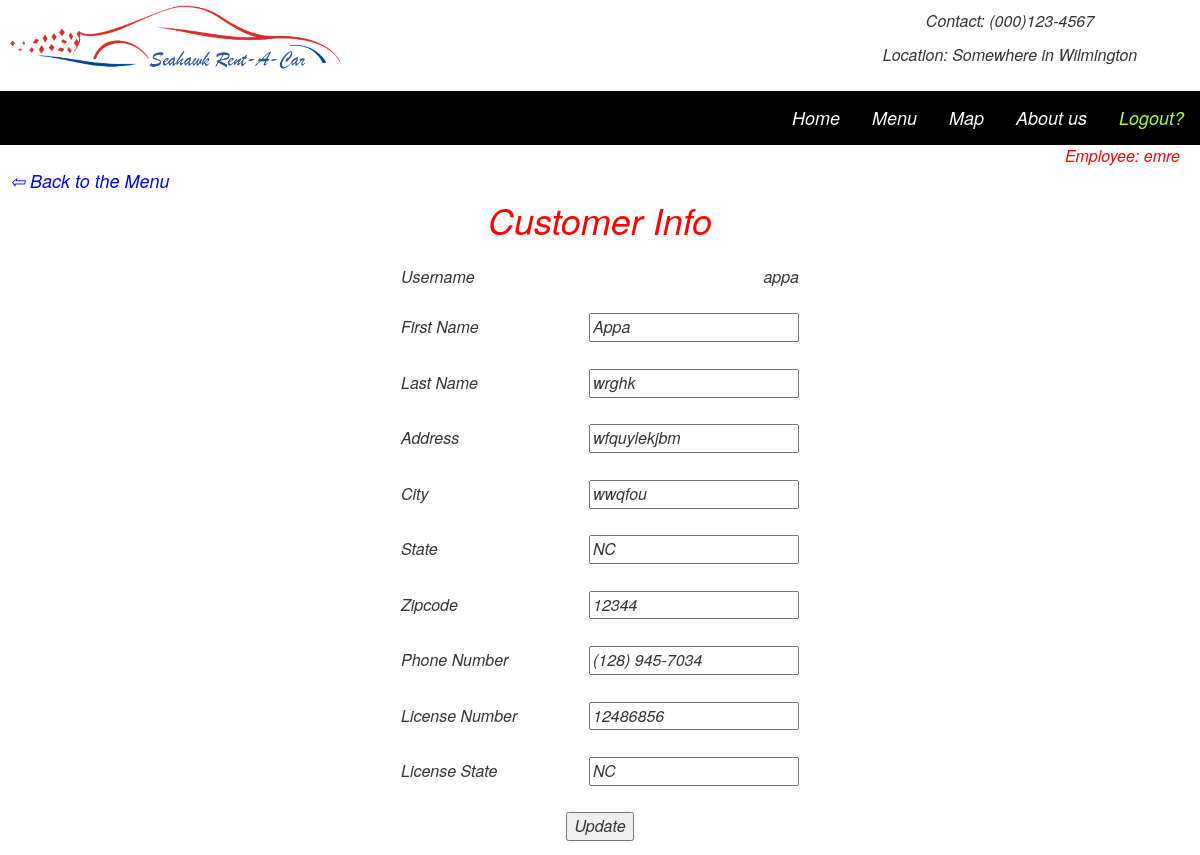
The page /PHP/customer.php?id=appa (signed in) on the database its author committed.
### tables this page shows
CREATE TABLE IF NOT EXISTS `customers` (
  `c_username` varchar(20) NOT NULL,
  `first` varchar(20) DEFAULT NULL,
  `last` varchar(20) DEFAULT NULL,
  `address` varchar(100) DEFAULT NULL,
  `city` varchar(20) DEFAULT NULL,
  `state` varchar(5) DEFAULT NULL,
  `zipcode` varchar(9) DEFAULT NULL,
  `phone` varchar(14) DEFAULT NULL,
  `license` varchar(20) DEFAULT NULL,
  `license_state` varchar(5) DEFAULT NULL,
  PRIMARY KEY (`c_username`),
  UNIQUE KEY `c_username` (`c_username`),
  UNIQUE KEY `license` (`license`)
);

### PHP/customer.php (the view, shortened to what this page needs)
<?php
	include('employeeAccessControl.php');
?>
<link rel="stylesheet" type="text/css" href="css/carlisting.css">
<?php
	$c_username = $_GET['id'];
?>
<div style="text-align:right; margin-right:20px; color: red">Employee: <?php echo $username?></div>
<div style="text-align:left; margin-left:10px"><a href="employeeMenu.php" style="color:blue; font-size:18px;margin-right:5px"> &#8678 Back to the Menu</a></div>
<p style="color:red;font-size:36px">Customer Info</p>
<form enctype="multipart/form-data" action="" method="post">
<table width="400" height="600" border="1" bordercolor="white" align="center">
	  <tbody>
		<tr>
		  <td align="left">Username</td>
		  <td align="right"><?php
	  $result=mysqli_query($db, "select c_username from customers where c_username = '$c_username'");
	  $row=mysqli_fetch_assoc($result);
	  echo trim($row['c_username']);?></td>
		</tr>
		<tr>
		  <td align="left">First Name</td>
		  <td align="right"><input type="text" name="first" required="required" value="<?php
	  $result=mysqli_query($db, "select first from customers where c_username = '$c_username'");
	  $row=mysqli_fetch_assoc($result);
	  echo trim($row['first']);
	?>"></td>
		</tr>
		<tr>
		  <td align="left">Last Name</td>
		  <td align="right"><input type="text" name="last" required="required" value="<?php
	  $result=mysqli_query($db, "select last from customers where c_username = '$c_username'");
	  $row=mysqli_fetch_assoc($result);
	  echo trim($row['last']);
	?>"></td>
		</tr>
		<tr>
		  <td align="left">Address</td>
		  <td align="right"><input type="text" name="address" required="required" value="<?php
	  $result=mysqli_query($db, "select address from customers where c_username = '$c_username'");
	  $row=mysqli_fetch_assoc($result);
	  echo trim($row['address']);
	?>"></td>
		</tr>
		<tr>
		  <td align="left">City</td>
		  <td align="right"><input type="text" name="city" required="required" value="<?php
	  $result=mysqli_query($db, "select city from customers where c_username = '$c_username'");
	  $row=mysqli_fetch_assoc($result);
	  echo trim($row['city']);
	?>"></td>
		</tr>
		<tr>
		  <td align="left">State</td>
		  <td align="right"><input type="text" name="state" required="required" maxlength="2" value="<?php
	  $result=mysqli_query($db, "select state from customers where c_username = '$c_username'");
	  $row=mysqli_fetch_assoc($result);
	  echo trim($row['state']);
	?>"></td>
		</tr>
		<tr>
		  <td align="left">Zipcode</td>
		  <td align="right"><input id="zipcode" type="text" name="zipcode" required="required" value="<?php
	  $result=mysqli_query($db, "select zipcode from customers where c_username = '$c_username'");
	  $row=mysqli_fetch_assoc($result);
	  echo trim($row['zipcode']);
	?>"></td>
		</tr>
		<tr>
		  <td align="left">Phone Number</td>
		  <td align="right"><input id="phone" type="text" name="phone" required="required" value="<?php
	  $result=mysqli_query($db, "select phone from customers where c_username = '$c_username'");
	  $row=mysqli_fetch_assoc($result);
	  echo trim($row['phone']);
	?>"></td>
		</tr>
		<tr>
		  <td align="left">License Number</td>
		  <td align="right"><input type="text" name="license" required="required" value="<?php
	  $result=mysqli_query($db, "select license from customers where c_username = '$c_username'");
	  $row=mysqli_fetch_assoc($result);
	  echo trim($row['license']);
	?>"></td>
		</tr>
		<tr>
		  <td align="left">License State</td>
		  <td align="right"><input type="text" name="license_state" required="required" maxlength="2" value="<?php
	  $result=mysqli_query($db, "select license_state from customers where c_username = '$c_username'");
	  $row=mysqli_fetch_assoc($result);
	  echo trim($row['license_state']);
	?>"></td>
		</tr>
		<tr>
		 <td  colspan="2" align="center"><input type="submit" name="update" value="Update"></td>
		</tr>
	  </tbody>
	</table>
</form>

### css/carlisting.css (style rules this page uses)
* { box-sizing: border-box; }

### rows shown on the page
customers: c_username "appa", first "Appa", last "wrghk", address "wfquylekjbm", city "wwqfou", state "NC", zipcode "12344", phone "(128) 945-7034", license "12486856", license_state "NC"

### other values the page prints
$username "emre"
